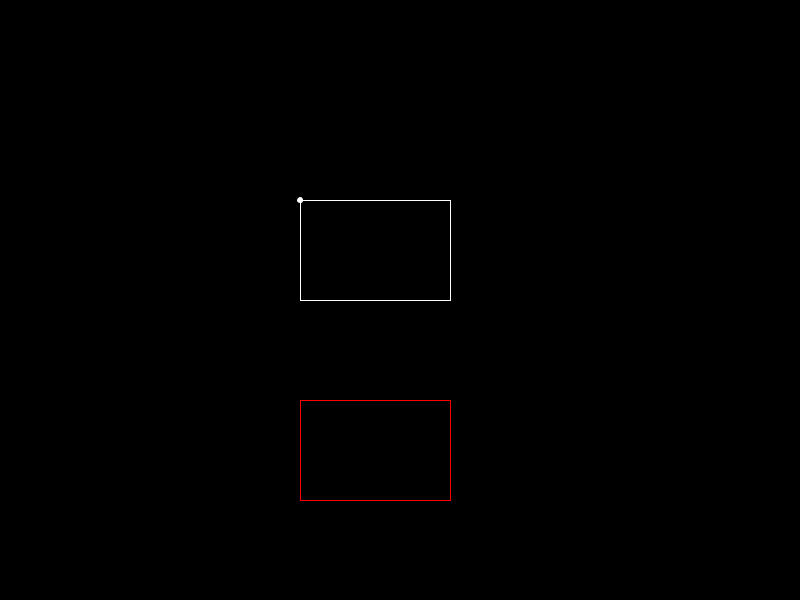
Frame 1 (no input)
Frame 60 (the mouse pressed at the canvas centre just before this capture): identical to frame 1, image omitted
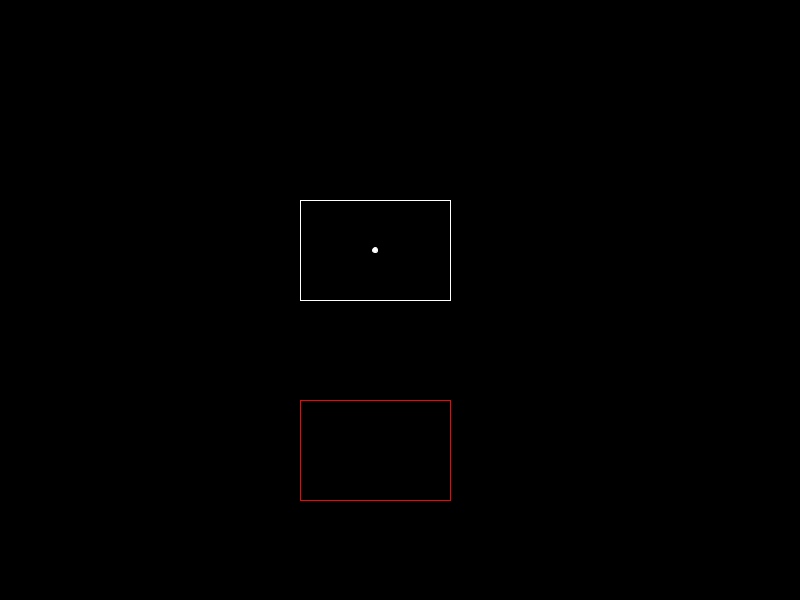
Frame 120 (the mouse held since frame 60 and released just before this capture)

The Processing sketch that drew these frames (run headless with seeded random() and noise(); from frame 60 on, the mouse is pressed at the canvas centre):

// Processing sketch: simple_map
// ── simple_map.pde
float x, y;

void setup() {
  size(800, 600);
}

void draw() {
  background(0);
  
  stroke(255);
  noFill();
  rect(300, 200, 150, 100);
  x = map(mouseX, 0, width, 300, 450);
  y = map(mouseY, 0, height, 200, 300);
  fill(255);
  ellipse(x, y, 5, 5);
  
  stroke(255, 0, 0);
  noFill();
  rect(300, 400, 150, 100);
  x = map(mouseX, 300, 450, 0, width);
  y = map(mouseY, 400, 500, 0, height);
  fill(255, 0, 0);
  ellipse(x, y, 5, 5);
}
